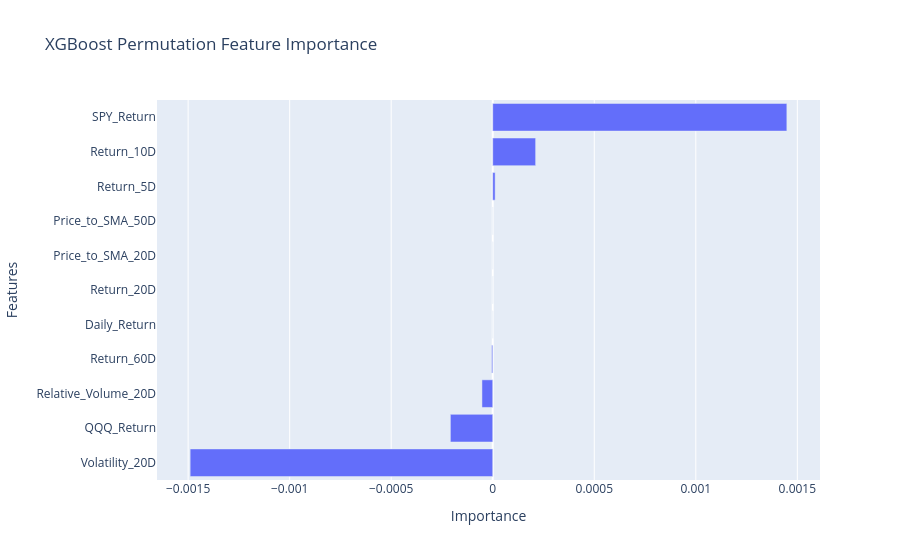

Here is the notebook cell this chart was saved with:
### Code cell
fig = px.bar(permutation_importance_df, x="Importance", y="Features", orientation="h", title="XGBoost Permutation Feature Importance")

fig.update_layout(
    yaxis={"categoryorder": "total ascending"}
)

fig.show()

### Figure 1 — Plotly figure (JSON) as saved in the notebook; plotly's stock layout.template omitted (floating-point values rounded to 4 significant figures)
{"data": [{"hovertemplate": "Importance=%{x}<br>Features=%{y}<extra></extra>", "legendgroup": "", "marker": {"color": "#636efa", "pattern": {"shape": ""}}, "name": "", "orientation": "h", "showlegend": false, "textposition": "auto", "type": "bar", "x": [0.001448, 0.0002112, 1.175e-05, 0.0, 0.0, 0.0, 0.0, -5.15e-06, -5.311e-05, -0.0002086, -0.00149], "xaxis": "x", "y": ["SPY_Return", "Return_10D", "Return_5D", "Daily_Return", "Return_20D", "Price_to_SMA_20D", "Price_to_SMA_50D", "Return_60D", "Relative_Volume_20D", "QQQ_Return", "Volatility_20D"], "yaxis": "y"}], "layout": {"barmode": "relative", "legend": {"tracegroupgap": 0}, "title": {"text": "XGBoost Permutation Feature Importance"}, "xaxis": {"anchor": "y", "domain": [0, 1], "title": {"text": "Importance"}}, "yaxis": {"anchor": "x", "categoryorder": "total ascending", "domain": [0, 1], "title": {"text": "Features"}}}}
